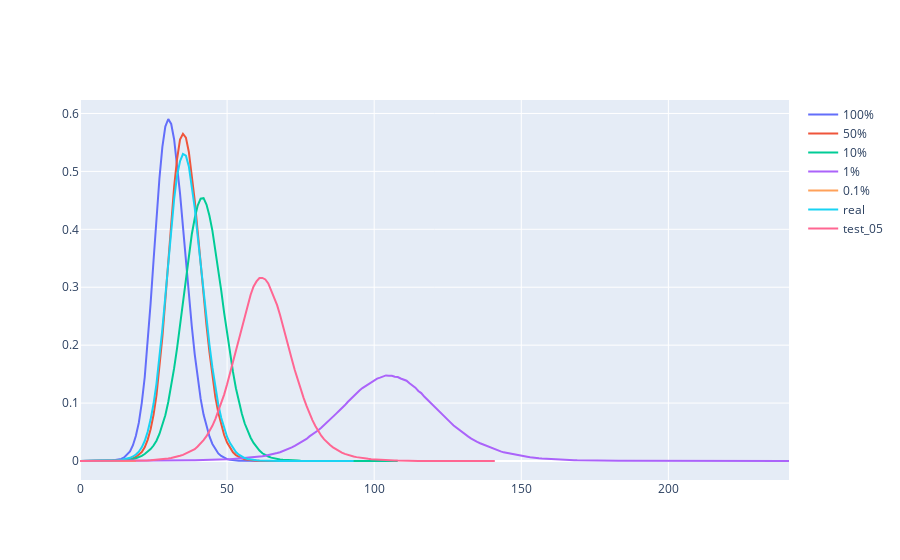

The code cell stored with this chart in its notebook:
### Code cell
import plotly.graph_objects as go

fig = go.Figure()

for name in ['100%', '50%', '10%', '1%', '0.1%', 'real']:

    time_series = sims[sims_dict[name]][0]
    
    fig.add_trace(go.Scatter(x=time_series.index, y=time_series['infected'],
                    mode='lines',
                    name=name))

    
fig.add_trace(go.Scatter(x=test_05[0].index, y=test_05[0]['infected'],
                    mode='lines',
                    name='test_05'))
    
fig.show()
